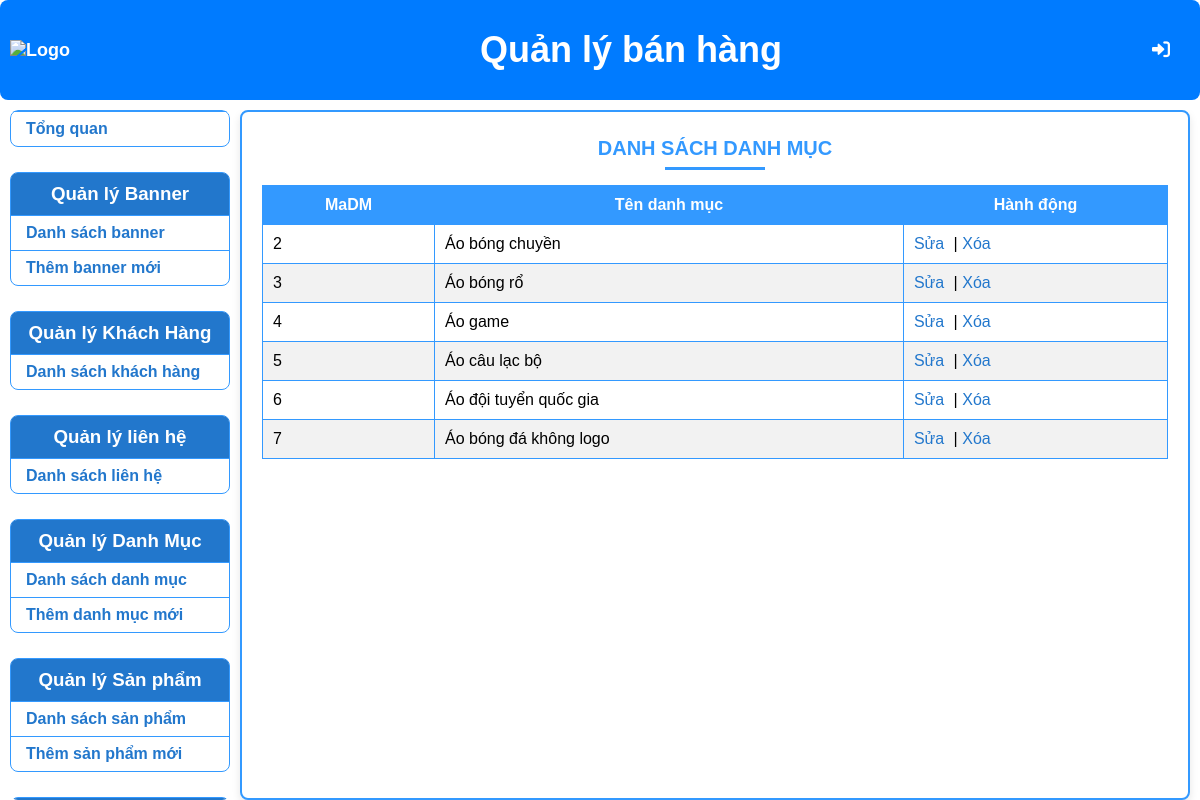
The page /admin/index.php?controller=category&action=list on the database its author committed.
### tables this page shows
CREATE TABLE `danhmuc` (
  `MaDM` int(11) NOT NULL,
  `Ten` varchar(45) NOT NULL
);

### admin/controllers/CategoryController.php (called while the page is built, shortened)
<?php
require_once 'Models/Category.php';
class CategoryController {
    private $categoryModel;
    public function __construct() {
        $database = new Database();
        $db = $database->getConnection();
        $this->categoryModel = new Category($db);
    }
    public function index() {
        $categories = $this->categoryModel->getAllCategories();
        require 'Views/Category/list.php';
    }
}

### admin/index.php (called while the page is built, shortened)
<?php
$mainController = new MainController();
$mainController->handleRequest();
?>

### admin/models/Category.php (called while the page is built, shortened)
<?php
class Category {
    private $conn;
    public function __construct($db) {
        $this->conn = $db;
    }
    public function getAllCategories() {
        $query = "SELECT MaDM, Ten FROM danhmuc";
        $stmt = $this->conn->prepare($query);
        $stmt->execute();
        return $stmt->fetchAll(PDO::FETCH_ASSOC);
    }
}

### admin/views/Category/list.php (the view, shortened to what this page needs)
<!DOCTYPE html>
<html lang="vi">
<head>
    <link rel="stylesheet" href="Styles/styles.css">
</head>
<body>
    <?php include 'Views/header.php'; ?>
    <div class="main-container">
        <?php include 'Views/sidebar.php'; ?>
        <div class="main-content">
            <h2>Danh sách danh mục</h2>
            <table class="table">
                <thead>
                    <tr>
                        <th>MaDM</th>
                        <th>Tên danh mục</th>
                        <th>Hành động</th>
                    </tr>
                </thead>
                <tbody>
                <?php foreach ($categories as $category): ?>
        <tr>
            <td><?php echo $category['MaDM']; ?></td>
            <td><?php echo $category['Ten']; ?></td>
            <td>
                <a href="index.php?controller=category&action=edit&id=<?php echo $category['MaDM']; ?>">Sửa</a> |
                <a href="index.php?controller=category&action=delete&id=<?php echo $category['MaDM']; ?>" onclick="return confirm('Bạn có chắc chắn muốn xóa danh mục này không?')">Xóa</a>
            </td>
        </tr>
    <?php endforeach; ?>
                </tbody>
            </table>
        </div>
    </div>
</body>
</html>

### admin/Styles/styles.css (style rules this page uses)
* { margin: 0; padding: 0; box-sizing: border-box; }
body { font-family: Arial, sans-serif; display: flex; flex-direction: column; height: 100vh; }
.main-container { display: flex; flex: 1; margin-top: 10px; padding: 0 10px; overflow: hidden; }
.main-content { flex: 1; padding: 20px; background-color: #FFFFFF; border: 2px solid #3399FF; border-radius: 8px; box-shadow: 0 4px 8px rgba(0, 0, 0, 0.1); overflow-y: auto; }
.main-content h2 { color: #3399FF; text-align: center; margin: 0 auto 20px auto; padding: 5px 0; font-size: 20px; text-transform: uppercase; position: relative; width: fit-content; }
.main-content h2::after { content: ''; position: absolute; bottom: -5px; left: 50%; transform: translateX(-50%); width: 100px; height: 3px; background-color: #3399FF; }
.table { width: 100%; border-collapse: collapse; margin-top: 10px; }
.table th, .table td { border: 1px solid #3399FF; padding: 10px; text-align: left; }
.table th { background-color: #3399FF; color: white; font-weight: bold; text-align: center; }
.table tbody tr:nth-child(even) { background-color: #f2f2f2; }
.table a { color: #2277CC; text-decoration: none; margin-right: 5px; }

### rows shown on the page
danhmuc: MaDM "2", Ten "Áo bóng chuyền"
danhmuc: MaDM "3", Ten "Áo bóng rổ"
danhmuc: MaDM "4", Ten "Áo game"
danhmuc: MaDM "5", Ten "Áo câu lạc bộ"
danhmuc: MaDM "6", Ten "Áo đội tuyển quốc gia"
danhmuc: MaDM "7", Ten "Áo bóng đá không logo"
